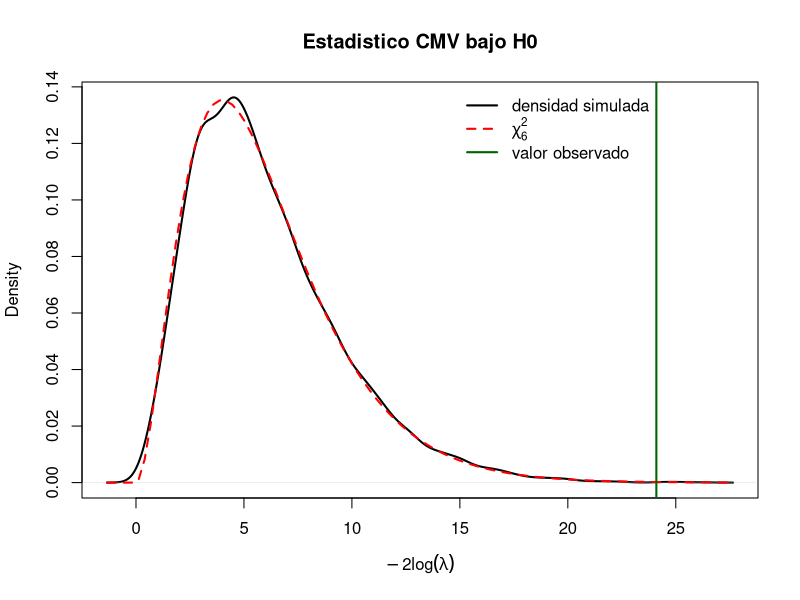

Here is the R script that generated this plot:
# IECD - Práctica 5 (Tests) - Ejercicio 20
# Nacimientos por día de la semana (EE.UU., 1977, 5000 nacimientos)

W <- c(lunes = 747, martes = 766, miercoles = 749, jueves = 741,
       viernes = 714, sabado = 659, domingo = 624)
n     <- sum(W)            # 5000
th0   <- 1 / 7
alpha <- 0.05
z     <- qnorm(1 - alpha / 2)

# a) y b) Un test/dia H0: theta_j = 1/7 vs H1: theta_j != 1/7
theta_hat <- W / n
Z      <- sqrt(n) * (theta_hat - th0) / sqrt(th0 * (1 - th0))
pvalor <- 2 * (1 - pnorm(abs(Z)))
round(cbind(theta_hat, Z, pvalor, rechaza = abs(Z) > z), 4)

# c) Test psi: rechaza si alguno de los 7 rechaza. Cota de Bonferroni: nivel <= 7 * 0.05 = 0.35. Lo estimamos por simulacion bajo H0.
set.seed(20)
Nrep <- 10000
sim  <- rmultinom(Nrep, size = n, prob = rep(th0, 7))     # cada columna: un W bajo H0
Zsim <- sqrt(n) * (sim / n - th0) / sqrt(th0 * (1 - th0))
c(nivel_psi       = mean(apply(abs(Zsim) > z, 2, any)),
  nivel_psi_bonf  = mean(apply(abs(Zsim) > qnorm(1 - alpha / (2 * 7)), 2, any)))

# d) Test de CMV (multinomial)
#    -2 log lambda = 2 sum W_j log(W_j / (n/7))  ~  chi^2_6 bajo H0
E  <- n * th0
CV <- 2 * sum(W * log(W / E))
c(estadistico = CV, critico = qchisq(1 - alpha, df = 6),
  pvalor = pchisq(CV, df = 6, lower.tail = FALSE))
chisq.test(W, p = rep(th0, 7))

# e) Distribucion del estadistico de CMV bajo H0, simulada
estadsimu <- apply(sim, 2, function(w) 2 * sum(ifelse(w > 0, w * log(w / E), 0)))
c(cuantil_simulado = unname(quantile(estadsimu, 0.95)),
  cuantil_chi2_6   = qchisq(0.95, df = 6))

plot(density(estadsimu), lwd = 2, main = "Estadistico CMV bajo H0",
     xlab = expression(-2 * log(lambda)))
curve(dchisq(x, df = 6), add = TRUE, col = "red", lwd = 2, lty = 2)
abline(v = CV, col = "darkgreen", lwd = 2)
legend("topright", inset = c(0.15, 0), bty = "n", lwd = 2, lty = c(1, 2, 1),
       col = c("black", "red", "darkgreen"),
       legend = c("densidad simulada", expression(chi[6]^2), "valor observado"))
